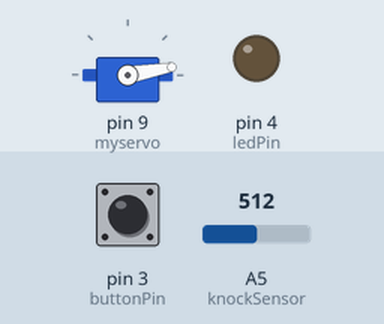
This sketch was run on a simulated Arduino Uno, built with avr-gcc and run on an emulated ATmega328P. On the bench: servo, output pins drawn as LEDs (lit = HIGH). Dashed ring = blinking. Inputs (shaded band) come from the test bench; at power-on: A5 (knockSensor) = 512, pin 3 (buttonPin) LOW.

Above: at 1.2 s.
1.3 s: A5 (knockSensor) set to 23
2.8 s: A5 (knockSensor) set to 19
At 2.99 s:
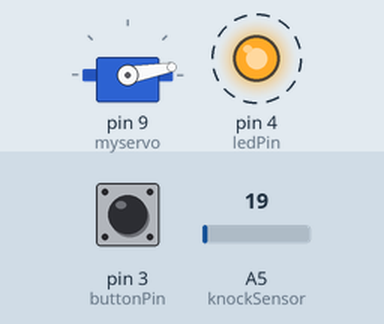
5.8 s: pin 3 (buttonPin) pulled HIGH for 0.15 s
At 5.99 s:
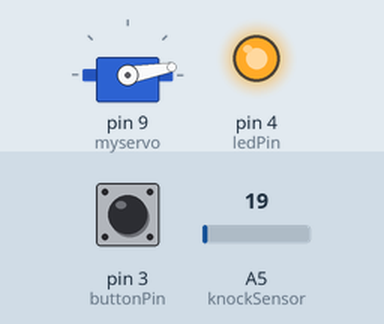
8.8 s: pin 3 (buttonPin) pulled HIGH for 3.2 s
At 9.4 s:
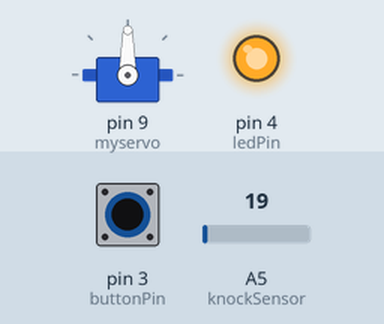
13.5 s: A5 (knockSensor) set to 122
At 13.5 s:
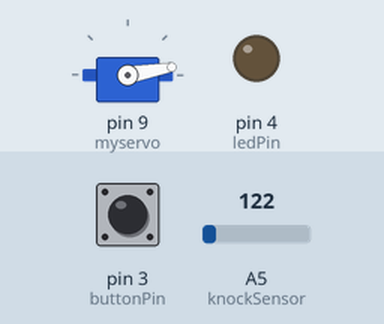
Timing chart, 0 to 16.0 s (numbered marks = the images above; inputs shaded):
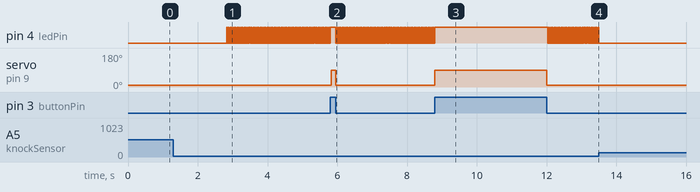

The sketch:

white-3.ino
```cpp
#include <Servo.h>


Servo myservo;
int pos = 0;


int val;

const int buttonPin = 3;     // the number of the pushbutton pin
const int ledPin =  4;      // the number of the LED pin


// variables will change:
int buttonState = 0;         // variable for reading the pushbutton status

const int knockSensor = A5; // the piezo is connected to analog pin 0
const int threshold = 20;  // threshold value to decide when the detected sound is a knock or not

int sensorReading = A5;      // variable to store the value read from the sensor pin
int ledState = HIGH;         // variable used to store the last L5D status, to toggle the light

void setup() {
  // put your setup code here, to run once:
  pinMode(ledPin, OUTPUT);
  // initialize the pushbutton pin as an input:
  pinMode(buttonPin, INPUT);
   myservo.attach(9);
}

void loop() {
  buttonState = digitalRead(buttonPin);

  if (buttonState == HIGH) {
    // turn LED on:
    digitalWrite(ledPin, HIGH);
    myservo.write(90);
    delay(15);
  }
  else {
    // turn LED off:
    //digitalWrite(ledPin, LOW);
    myservo.write(10);
    delay(5);

    sensorReading = analogRead(knockSensor);

  // if the sensor reading is greater than the threshold:
  if (sensorReading <= threshold) {
    // toggle the status of the ledPin:
    ledState = !ledState;
    // update the LED pin itself:
    digitalWrite(ledPin, ledState);
    // send the string "Knock!" back to the computer, followed by newline

    delay(15);
           digitalWrite(ledPin, LOW);
  }
  delay(5);  // delay to avoid overloading the serial port buffer
  }
}
```

Measured:
- the behaviour switches between 21 and 20 on A5 (knockSensor) (found by bisection; images 0 and 1)
- after the input at 1.3 s, every drawn part: stays the same
- after the input at 2.8 s, pin 4 (ledPin): alternates HIGH for 0.02 s and LOW for 0.04 s, starting at once
- after the input at 5.8 s, servo on pin 9 (myservo): 10° → 90° at once, → 10° 0.14 s later
- after the input at 8.8 s, servo on pin 9 (myservo): 10° → 90° at once, → 10° 3.2 s later
- after the input at 13.5 s, pin 4 (ledPin): stops changing and stays LOW
